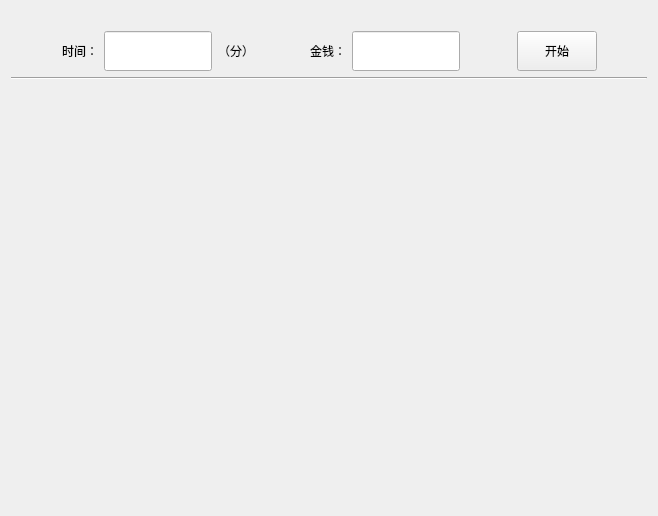
<?xml version="1.0" encoding="UTF-8"?>
<ui version="4.0">
 <class>CaiSeBanMaClass</class>
 <widget class="QWidget" name="CaiSeBanMaClass">
  <property name="geometry">
   <rect>
    <x>0</x>
    <y>0</y>
    <width>658</width>
    <height>516</height>
   </rect>
  </property>
  <property name="windowTitle">
   <string>CaiSeBanMa</string>
  </property>
  <layout class="QVBoxLayout" name="verticalLayout">
   <item>
    <spacer name="verticalSpacer">
     <property name="orientation">
      <enum>Qt::Vertical</enum>
     </property>
     <property name="sizeType">
      <enum>QSizePolicy::Fixed</enum>
     </property>
     <property name="sizeHint" stdset="0">
      <size>
       <width>20</width>
       <height>20</height>
      </size>
     </property>
    </spacer>
   </item>
   <item>
    <layout class="QHBoxLayout" name="horizontalLayout">
     <item>
      <spacer name="horizontalSpacer">
       <property name="orientation">
        <enum>Qt::Horizontal</enum>
       </property>
       <property name="sizeHint" stdset="0">
        <size>
         <width>40</width>
         <height>20</height>
        </size>
       </property>
      </spacer>
     </item>
     <item>
      <widget class="QLabel" name="label">
       <property name="text">
        <string>时间：</string>
       </property>
      </widget>
     </item>
     <item>
      <widget class="QLineEdit" name="TIME">
       <property name="minimumSize">
        <size>
         <width>0</width>
         <height>40</height>
        </size>
       </property>
      </widget>
     </item>
     <item>
      <widget class="QLabel" name="label_3">
       <property name="text">
        <string>（分）</string>
       </property>
      </widget>
     </item>
     <item>
      <spacer name="horizontalSpacer_2">
       <property name="orientation">
        <enum>Qt::Horizontal</enum>
       </property>
       <property name="sizeHint" stdset="0">
        <size>
         <width>40</width>
         <height>20</height>
        </size>
       </property>
      </spacer>
     </item>
     <item>
      <widget class="QLabel" name="label_2">
       <property name="text">
        <string>金钱：</string>
       </property>
      </widget>
     </item>
     <item>
      <widget class="QLineEdit" name="MONEY">
       <property name="minimumSize">
        <size>
         <width>0</width>
         <height>40</height>
        </size>
       </property>
      </widget>
     </item>
     <item>
      <spacer name="horizontalSpacer_3">
       <property name="orientation">
        <enum>Qt::Horizontal</enum>
       </property>
       <property name="sizeHint" stdset="0">
        <size>
         <width>40</width>
         <height>20</height>
        </size>
       </property>
      </spacer>
     </item>
     <item>
      <widget class="QPushButton" name="StartBtn">
       <property name="minimumSize">
        <size>
         <width>0</width>
         <height>40</height>
        </size>
       </property>
       <property name="text">
        <string>开始</string>
       </property>
      </widget>
     </item>
     <item>
      <spacer name="horizontalSpacer_4">
       <property name="orientation">
        <enum>Qt::Horizontal</enum>
       </property>
       <property name="sizeHint" stdset="0">
        <size>
         <width>40</width>
         <height>20</height>
        </size>
       </property>
      </spacer>
     </item>
    </layout>
   </item>
   <item>
    <widget class="Line" name="line">
     <property name="orientation">
      <enum>Qt::Horizontal</enum>
     </property>
    </widget>
   </item>
   <item>
    <widget class="QLabel" name="RESULT">
     <property name="sizePolicy">
      <sizepolicy hsizetype="Expanding" vsizetype="Expanding">
       <horstretch>0</horstretch>
       <verstretch>0</verstretch>
      </sizepolicy>
     </property>
     <property name="styleSheet">
      <string notr="true">font: 300 300pt &quot;Agency FB&quot;;</string>
     </property>
     <property name="text">
      <string/>
     </property>
     <property name="alignment">
      <set>Qt::AlignCenter</set>
     </property>
    </widget>
   </item>
  </layout>
 </widget>
 <layoutdefault spacing="6" margin="11"/>
 <resources>
  <include location="caisebanma.qrc"/>
 </resources>
 <connections/>
</ui>
